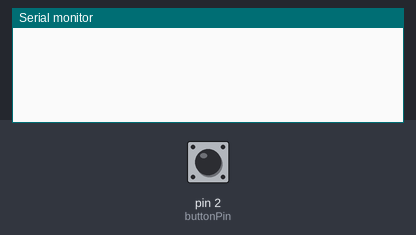
Bench run of a sketch on a simulated Arduino Uno, built with avr-gcc and run on an emulated ATmega328P. On the bench: the last lines printed to the serial monitor. The test bench sets the inputs (shaded band); at power-on: pin 2 (buttonPin) LOW.

Above: at 1.2 s.
1.3 s: pin 2 (buttonPin) pulled HIGH for 0.15 s
At 2.6 s:
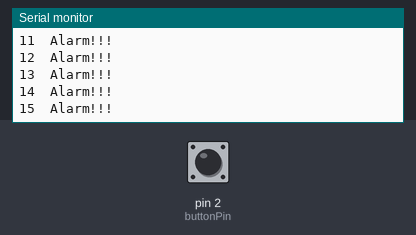
2.9 s: pin 2 (buttonPin) pulled HIGH for 1 s
At 5.1 s:
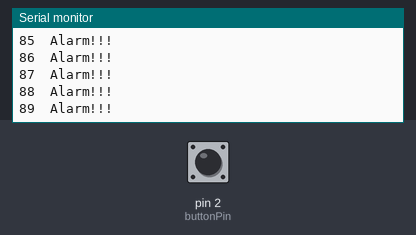
5.4 s: pin 2 (buttonPin) pulled HIGH for 0.15 s
At 6.7 s:
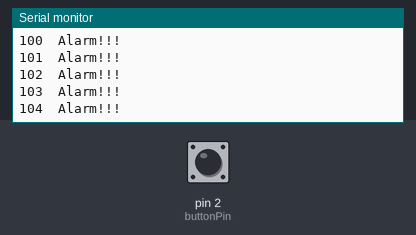
7.0 s: pin 2 (buttonPin) driven HIGH
At 7.8 s:
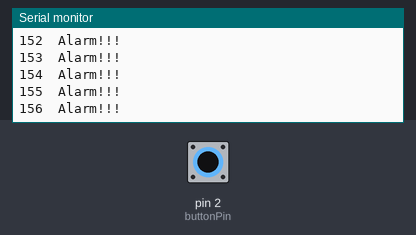
10.0 s: pin 2 (buttonPin) pulsed LOW 2 times (0.12 s each, 0.3 s apart)
Timing chart, 0 to 13.0 s (numbered marks = the images above; inputs shaded):
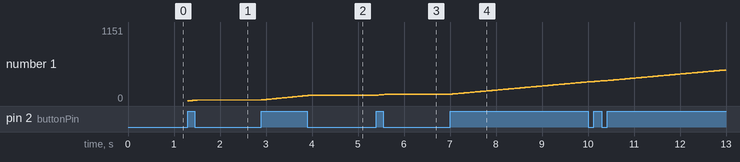

The sketch:

alarm.ino
```cpp
const int buttonPin = 2;
int buttonState = 0;
int alarm = 0;

void setup() {
  Serial.begin(9600);
  pinMode(buttonPin, INPUT);

}

void loop() {
  buttonState = digitalRead(buttonPin);

  if (buttonState == HIGH)
  {
     Serial.print(alarm);
     Serial.println("  Alarm!!!" );
     alarm++;
  }
}
```

Measured:
- after the input at 1.3 s, the serial monitor: prints a new line at once (image 1)
- after the input at 2.9 s, the serial monitor: prints a new line at once (image 2)
- after the input at 5.4 s, the serial monitor: prints a new line at once (image 3)
- after the input at 7.0 s, the serial monitor: prints a new line at once (image 4)
- plotted number 1: 15 → 89 after the input at 2.9 s, 89 → 104 after the input at 5.4 s, 104 → 297 after the input at 7.0 s
